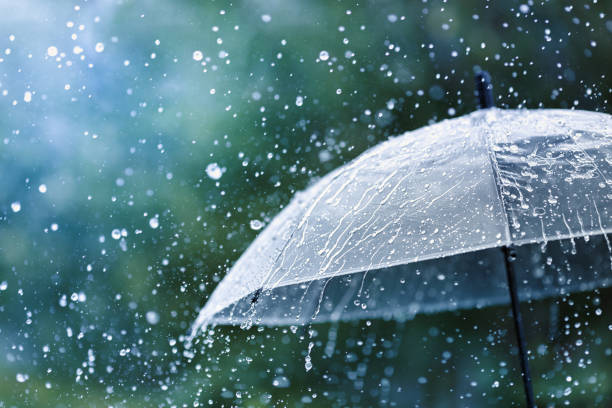
#> input picture assignment_3/rain.jpg, 612 x 408 px
$ python numpy_filters.py
#> lines starting #> are read from the running program, lines starting #| are printed output that depends on the picture
"""numpy implementation of image filters"""

import numpy as np
import time
from PIL import Image
from typing import Optional


def numpy_color2gray(image: np.array) -> np.array:
    """Convert rgb pixel array to grayscale

    Args:
        image (np.array)
    Returns:
        np.array: gray_image
    """

    gray_image = np.empty_like(image)
    # Hint: use numpy slicing in order to have fast vectorized code
    # Return image (make sure it's the right type!)
    f = lambda x: ( x[0] * 0.21 + x[1] * 0.72 + x[2] * 0.07 ) * np.array([1,1,1])   # Applying grayscale vector, and return array with equal values
    gray_image = np.asarray(np.apply_along_axis(f, 2, image), dtype="uint8")        # Applies the grayscale function to every pixel in the matrix
    return gray_image


def numpy_color2sepia(image: np.array, k: Optional[float] = 1) -> np.array:
    """Convert rgb pixel array to sepia

    Args:
        image (np.array)
        k (float): amount of sepia filter to apply (optional)

    The amount of sepia is given as a fraction, k=0 yields no sepia while
    k=1 yields full sepia.

    (note: implementing 'k' is a bonus task,
    you may ignore it for Task 9)

    Returns:
        np.array: sepia_image
    """

    if not 0 <= k <= 1:
        # validate k (optional)
        raise ValueError(f"k must be between [0-1], got {k=}")
    def f(x):
        """

        """
        R = x[0]
        G = x[1]
        B = x[2]
        newR = int( R * 0.393 + G * 0.769 + B * 0.189 )
        newG = int( R * 0.349 + G * 0.686 + B * 0.168 )
        newB = int( R * 0.272 + G * 0.534 + B * 0.131 )
        if newR > 255:
            newR = 255

        if newG > 255:
            newG = 255

        if newB > 255:
            newB = 255
        return np.array([newR,newG,newB])

    sepia_image = np.empty_like(image)
    sepia_image = np.asarray(np.apply_along_axis(f, 2, image), dtype="uint8")

    # define sepia matrix (optional: with `k` tuning parameter for bonus task 13)
    # sepia_matrix = ...

    # HINT: For version without adaptive sepia filter, use the same matrix as in the pure python implementation
    # use Einstein sum to apply pixel transform matrix
    # Apply the matrix filter


    # Check which entries have a value greater than 255 and set it to 255 since we can not display values bigger than 255
    # Return image (make sure it's the right type!)
    return sepia_image

if __name__=="__main__":
    t1 = time.time()
    im = Image.open(".././rain.jpg")
#> im is the input picture: PIL image 612x408 RGB; mean R, G, B 87.3, 121.3, 129.8
    pixel = np.asarray(im)
    sepia_im = numpy_color2sepia(pixel)
#> in numpy_color2sepia, `sepia_image = np.asarray(np.apply_along_axis(f, 2, image), dtype="uint..`:
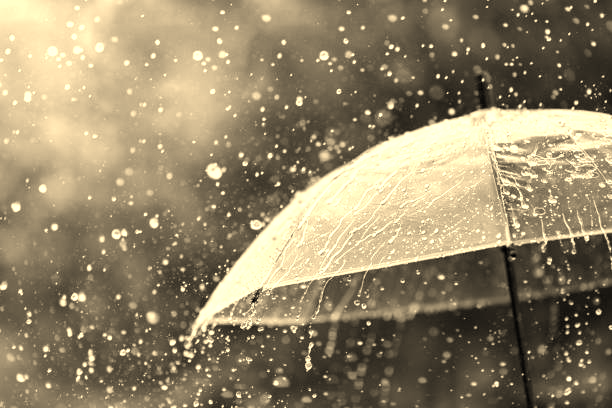
#> sepia_image: shape (408, 612, 3); mean R, G, B 147.1, 133.6, 105
    gray_im = numpy_color2gray(pixel)
#> in numpy_color2gray, `gray_image = np.asarray(np.apply_along_axis(f, 2, image), dtype="uint8")`:
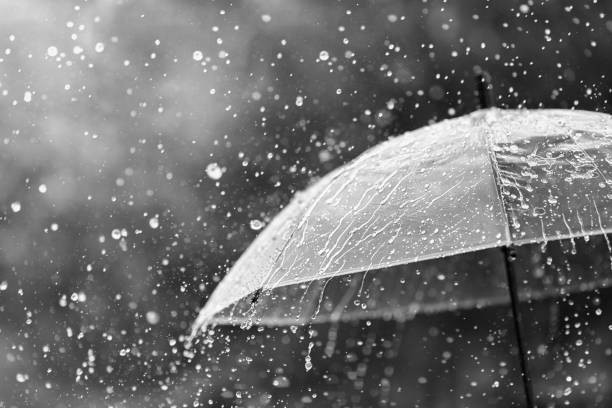
#> gray_image: shape (408, 612, 3); min 0, max 254, mean 114.3
    Image.fromarray(sepia_im).save("numpy_sepia_ref.jpg")
    Image.fromarray(gray_im).save("numpy_gray_ref.jpg")
    t2 = time.time()
